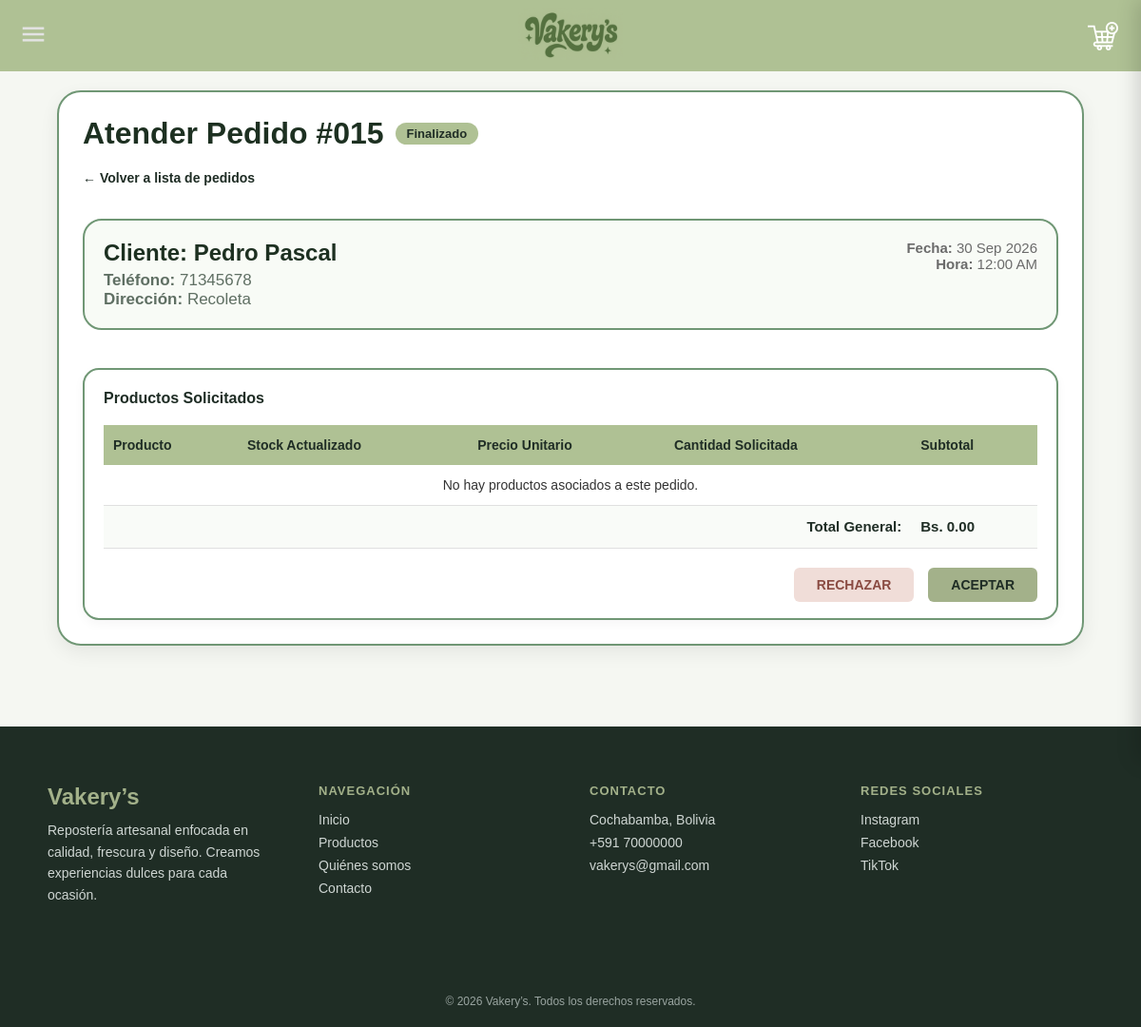
/Ventas/regisventa.php?pedido_id=15, run on the app's committed database.
### tables this page shows
CREATE TABLE IF NOT EXISTS `pedidos` (
  `id` INT NOT NULL AUTO_INCREMENT,
  `Nombre` VARCHAR(200) NULL,
  `Fecha` DATE NULL,
  `Estado` VARCHAR(45) NULL,
  `NombreVendedor` VARCHAR(200) NULL,
  `Direccion` VARCHAR(45) NULL,
  `Telefono` INT NULL,
  PRIMARY KEY (`id`)
);

### ventas/regisventa.php (the view, shortened to what this page needs)
<?php
$servidor = "localhost";
$usuario = "root";
$contrasena = "";
$bd = "vakerysss";
$conn = new mysqli($servidor, $usuario, $contrasena, $bd);
$id_pedido = $_GET['pedido_id'];
$resPedido = $conn->query("SELECT * FROM pedidos WHERE id = '$id_pedido'");
$pedido = $resPedido ? $resPedido->fetch_assoc() : null;
$sqlCarrito = "SELECT c.Cantidad, c.CostoTotal, p.NombreProducto, p.PrecioProducto, p.Stock
               FROM carrito c
               INNER JOIN productos p ON c.productos_Codigo = p.Codigo
               WHERE c.pedidos_id = '$id_pedido'";
$resCarrito = $conn->query($sqlCarrito);
$total = 0;
?>
<!DOCTYPE html>
<html lang="es">
<head>
    <link rel="stylesheet" href="../estilos/vendedor.css">
</head>
<body>
<div class="b" style="margin-top: 20px;">
    <div class="ba">
        <div class="bb">
            <h1>Atender Pedido #<?php echo sprintf('%03d', $pedido['id']); ?></h1>
            <span class="estado-tag-badge"><?php echo $pedido['Estado'] ? $pedido['Estado'] : 'Pendiente'; ?></span>
        </div>
        <a href="../paginavendedor.php" class="btn-volver-link">&larr; Volver a lista de pedidos</a>
        <div class="bf" style="margin-bottom: 20px;">
            <div class="bg">
                <div class="bc">
                    <h2>Cliente: <?php echo htmlspecialchars($pedido['Nombre']); ?></h2>
                    <p><strong>Teléfono:</strong> <?php echo htmlspecialchars($pedido['Telefono']); ?></p>
                    <p><strong>Dirección:</strong> <?php echo htmlspecialchars($pedido['Direccion']); ?></p>
                </div>
                <div class="bd">
                    <p><strong>Fecha:</strong> <?php echo date('d M Y', strtotime($pedido['Fecha'])); ?></p>
                    <p><strong>Hora:</strong> <?php echo date('h:i A', strtotime($pedido['Fecha'])); ?></p>
                </div>
            </div>
        </div>
        <div class="be">
            <h3 style="color:#1f2d25; margin-bottom: 10px; font-size: 16px;">Productos Solicitados</h3>
            <table class="tabla-productos">
                <thead>
                    <tr>
                        <th>Producto</th>
                        <th>Stock Actualizado</th>
                        <th>Precio Unitario</th>
                        <th>Cantidad Solicitada</th>
                        <th>Subtotal</th>
                    </tr>
                </thead>
                <tbody>
                    <?php
                    if ($resCarrito && $resCarrito->num_rows > 0) {
                        while ($prod = $resCarrito->fetch_assoc()) {
                            $total += $prod['CostoTotal'];
                            $esUltimoStock = ($prod['Stock'] <= $prod['Cantidad']);
                    ?>
                        <tr>
                            <td><?php echo htmlspecialchars($prod['NombreProducto']); ?></td>
                            <td class="<?php echo $esUltimoStock ? 'stock-alerta' : 'stock-normal'; ?>">
                                <?php echo $prod['Stock']; ?> unids.
                                <?php if ($esUltimoStock) echo "<br><small style='color:#d9534f;'>(Último(s) producto(s) en stock)</small>"; ?>
                            </td>
                            <td>Bs. <?php echo number_format($prod['PrecioProducto'], 2); ?></td>
                            <td><?php echo $prod['Cantidad']; ?></td>
                            <td>Bs. <?php echo number_format($prod['CostoTotal'], 2); ?></td>
                        </tr>
                    <?php
                        }
                    } else {
                        echo "<tr><td colspan='5' style='text-align:center;'>No hay productos asociados a este pedido.</td></tr>";
                    }
                    ?>
                    <tr class="total-row">
                        <td colspan="4" style="text-align: right;">Total General:</td>
                        <td>Bs. <?php echo number_format($total, 2); ?></td>
                    </tr>
                </tbody>
            </table>
            <form method="post" class="acciones-form" id="formPedido">
                <button type="submit" name="accion" value="rechazar" class="btn-accion btn-rechazar">RECHAZAR</button>
                <button type="submit" name="accion" value="aceptar" class="btn-accion btn-aceptar">ACEPTAR</button>
            </form>
        </div>
    </div>
</div>
<?php include_once "../footer.php"; ?>
</body>
</html>

### estilos/vendedor.css (style rules this page uses)
* { margin:0; padding:0; box-sizing:border-box; }
html { scroll-behavior:smooth; }
body { font-family:'Raleway',sans-serif; background:#f5f7f2; color:#1d3021; display:grid; grid-template-columns:1fr; grid-template-areas: "s" "a" "b" "footer"; margin-top:75px; }
.b { grid-area:b; margin:35px 60px; display:flex; }
.ba { width:100%; background:white; border-radius:25px; padding:25px; border:2px solid #709775; display:flex; flex-direction:column; gap:20px; box-shadow:0 7px 20px rgba(0,0,0,.07); }
.bb { display:flex; align-items:center; gap:12px; }
.bb h1 { font-size:32px; color:#1d3021; }
.bf { width:100%; background:#f8fbf6; border-radius:20px; padding:20px; border:2px solid #709775; display:flex; flex-direction:column; gap:20px; transition:.35s; }
.bg { display:flex; justify-content:space-between; align-items:flex-start; gap:20px; }
.bc h2 { font-size:24px; color:#1d3021; margin-bottom:5px; }
.bc p { font-size:17px; color:#5f6f63; }
.bd { text-align:right; }
.bd p { font-size:15px; color:#6b6b6b; }
.be { width:100%; background:white; border-radius:17px; padding:17px 20px; border:2px solid #709775; font-size:18px; color:#1d3021; line-height:1.6; box-shadow:0 4px 12px rgba(0,0,0,.04); }
.ba { animation:subirPanel 1.1s ease; }
.bf { animation:aparecerFactura 1s ease; }
.bf:nth-child(3) { animation-delay:.7s; }
a { text-decoration: none; }

### ventas/regisventa.php (style rules this page uses)
a { text-decoration: none; color: inherit; }
.btn-volver-link { display: inline-block; margin-bottom: 15px; font-weight: bold; color: #1f2d25; font-size: 14px; }
.tabla-productos { width: 100%; border-collapse: collapse; margin: 15px 0; }
.tabla-productos th { background-color: #afc194; color: #1f2d25; padding: 10px; text-align: left; font-size: 14px; }
.tabla-productos td { padding: 10px; border-bottom: 1px solid #e0e0e0; font-size: 14px; color: #333; }
.total-row td { font-weight: bold; font-size: 15px; background-color: #f9fbf8; color: #1f2d25; }
.acciones-form { display: flex; gap: 15px; justify-content: flex-end; margin-top: 20px; }
.btn-accion { padding: 10px 24px; border: none; border-radius: 6px; font-size: 14px; font-weight: bold; cursor: pointer; transition: all 0.2s ease; }
.btn-aceptar { background: #A3B18A; color: #1f2d25; }
.btn-rechazar { background: #F0DDD8; color: #8A4B42; }
.estado-tag-badge { background: #afc194; color: #1f2d25; padding: 4px 12px; border-radius: 12px; font-size: 13px; font-weight: bold; display: inline-block; }

### headers/headeruser.php (style rules this page uses)
* { margin:0; padding:0; box-sizing:border-box; }
body { font-family:'Raleway',sans-serif; }

### data on the page
pedidos: id "015", Estado "Finalizado", Nombre "Pedro Pascal", Telefono "71345678", Direccion "Recoleta", Fecha "30 Sep 2026", Fecha "12:00 AM"

### other printed values
$total "0.00"
